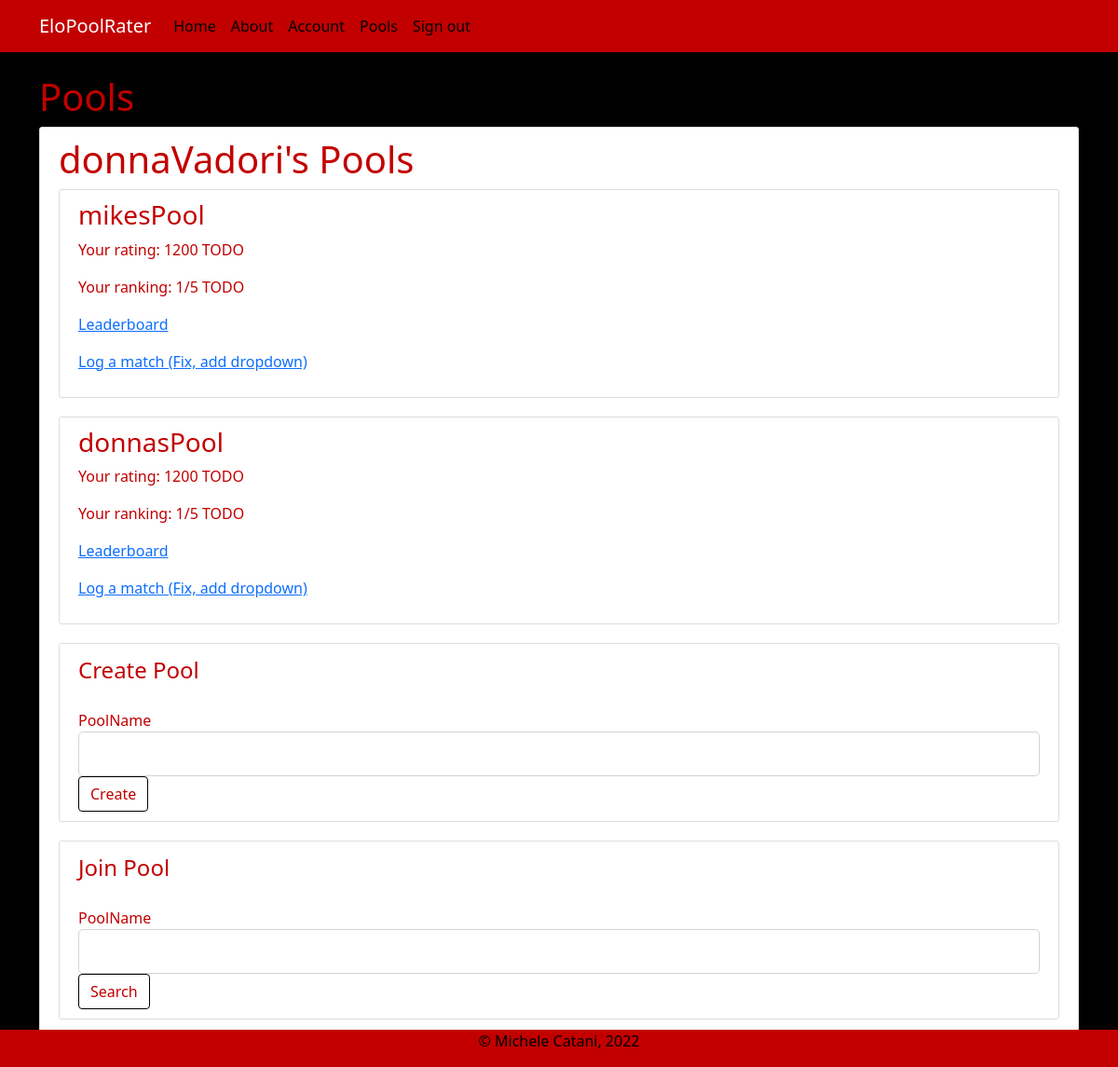
Page /pools (signed in) on the earlier database version.
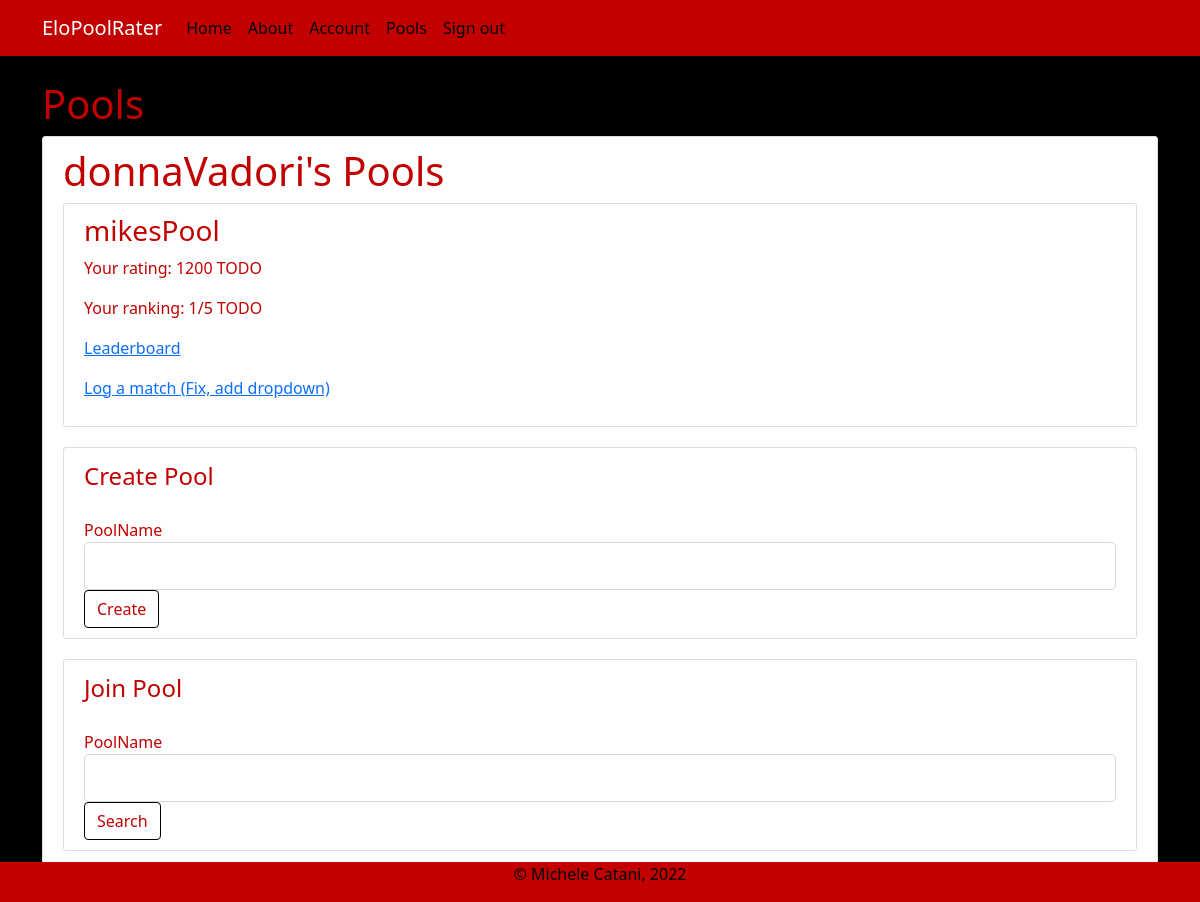
Same page on the later database version.
### rankTheBoysApp/models.py (models this page shows, shortened)
class Pool(db.Model):
    __tablename__ = 'pools'
    id = db.Column(db.Integer, primary_key=True)
    name = db.Column(db.String(20), nullable=False)
    users = db.relationship('User', secondary='userpools')

### rankTheBoysApp/pools/routes.py (the view, shortened to what this page needs)
@thePools.route("/pools", methods=['GET', 'POST'])
@login_required
def pools():
    form = CreatePoolForm()
    form1 = JoinPoolForm()
    if form1.search.data and form1.validate():
        pool = Pool.query.filter_by(name=form1.poolname.data).first()
        current_user.pools.append(pool)
        db.session.commit()
        flash('You have joined the pool!')
        return redirect(url_for('pools.pools'))
    return render_template('pools.html', title='Pools', form=form, form1=form1)

### rankTheBoysApp/pools/forms.py (shortened to what this page needs)
class CreatePoolForm(FlaskForm):
    poolname = StringField('PoolName', validators=[DataRequired(), Length(min=2, max=20)])
    submit = SubmitField('Create')

class JoinPoolForm(FlaskForm):
    poolname = StringField('PoolName', validators=[DataRequired(), Length(min=2, max=20)])
    search = SubmitField('Search')

### rankTheBoysApp/models.py (called while the page is built)
@login_manager.user_loader
def load_user(user_id):
    return User.query.get(int(user_id))

### rankTheBoysApp/templates/pools.html (shortened to what this page needs)
{% extends "layout.html" %}
{%block content%}
    <h1>Pools</h1>
    <div class="content-section">
        <div class="media-body">
            <h2 class="account-heading"> {{ current_user.username }}'s Pools </h>
        </div>
        <div>
            {% if current_user.pools %}
                {% for pool in current_user.pools %}
                <div class="media content-section">
                    <h3>{{ pool.name }}</h3>
                    <p>Your rating: 1200 TODO </p>
                    <p>Your ranking: 1/5 TODO </p>
                    <p><a class="mr-2" href="{{ url_for('pools.leaderboard', poolname=pool.name)}}">Leaderboard</a></p>
                    <p><a class="mr-2" href="{{ url_for('pools.log_match', poolname=pool.name)}}">Log a match (Fix, add dropdown)</a></p>
                </div>
                {% endfor %}
            {% else %}
                <p>You currently aren't in any pools!</p>
            {% endif %}
        </div>
        <div class="media content-section">
            <form method="POST" action = "">
                <fieldset class="form_group">
                    <legend class="border_bottom mb-4"> Create Pool</legend>
                    <div class = "form-group">
                        {{  form.poolname.label(class="form=control-label") }}
                        {% if form.poolname.errors %}
                            {{form.poolname(class="form-control form-control-lg is-invalid")}}
                            <div class="invalid-feedback">
                                {% for error in form.poolname.errors %}
                                    <span>
                                        {{ error }}
                                    </span>
                                {% endfor %}
                                </div>
                        {% else %}
                        {{  form.poolname(class="form-control form-control-lg") }}
                        {%endif%}
                    </div>
                </fieldset>
                <div class="form-group">
                    {{ form.submit(class="btn btn-outline-info") }}
                </div>
            </form>
        </div>
        <div class="media content-section">
            <form method="POST" action = "">
                <fieldset class="form_group">
                    <legend class="border_bottom mb-4"> Join Pool</legend>
                    <div class = "form-group">
                        {{  form1.poolname.label(class="form=control-label") }}
                        {% if form1.poolname.errors %}
                            {{form1.poolname(class="form-control form-control-lg is-invalid")}}
                            <div class="invalid-feedback">
                                {% for error in form1.poolname.errors %}
                                    <span>
                                        {{ error }}
                                    </span>
                                {% endfor %}
                                </div>
                        {% else %}
                        {{  form1.poolname(class="form-control form-control-lg") }}
                        {%endif%}
                    </div>
                </fieldset>
                <div class="form-group">
                    {{ form1.search(class="btn btn-outline-info") }}
                </div>
            </form>
        </div>
    </div>
{% endblock %}

Differences in the rows shown:
no longer on this page (row edited): Pool: name "donnasPool"
